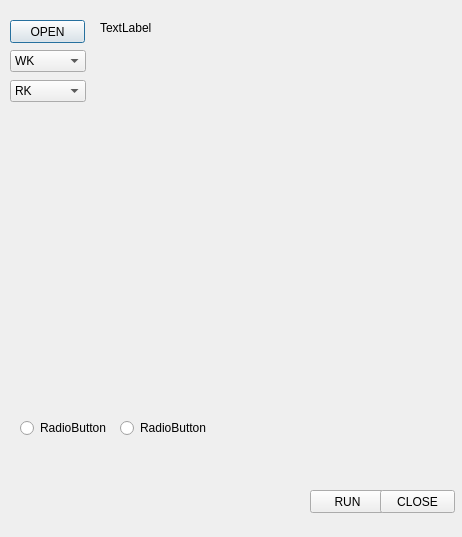
<?xml version="1.0" encoding="UTF-8"?>
<ui version="4.0">
 <class>Dialog</class>
 <widget class="QDialog" name="Dialog">
  <property name="geometry">
   <rect>
    <x>0</x>
    <y>0</y>
    <width>462</width>
    <height>537</height>
   </rect>
  </property>
  <property name="windowTitle">
   <string>Dialog</string>
  </property>
  <widget class="QLabel" name="label_filename">
   <property name="geometry">
    <rect>
     <x>100</x>
     <y>20</y>
     <width>281</width>
     <height>16</height>
    </rect>
   </property>
   <property name="text">
    <string>TextLabel</string>
   </property>
  </widget>
  <widget class="QPushButton" name="pushButton_open">
   <property name="geometry">
    <rect>
     <x>10</x>
     <y>20</y>
     <width>75</width>
     <height>23</height>
    </rect>
   </property>
   <property name="text">
    <string>OPEN</string>
   </property>
  </widget>
  <widget class="QComboBox" name="comboBox_wk">
   <property name="geometry">
    <rect>
     <x>10</x>
     <y>50</y>
     <width>76</width>
     <height>22</height>
    </rect>
   </property>
   <item>
    <property name="text">
     <string>WK</string>
    </property>
   </item>
   <item>
    <property name="text">
     <string>1023, 1023</string>
    </property>
   </item>
   <item>
    <property name="text">
     <string>959,511</string>
    </property>
   </item>
  </widget>
  <widget class="QComboBox" name="comboBox_rk">
   <property name="geometry">
    <rect>
     <x>10</x>
     <y>80</y>
     <width>76</width>
     <height>22</height>
    </rect>
   </property>
   <item>
    <property name="text">
     <string>RK</string>
    </property>
   </item>
   <item>
    <property name="text">
     <string>1023,1023</string>
    </property>
   </item>
   <item>
    <property name="text">
     <string>959,511</string>
    </property>
   </item>
   <item>
    <property name="text">
     <string>새 항목</string>
    </property>
   </item>
  </widget>
  <widget class="QPushButton" name="pushButton_run">
   <property name="geometry">
    <rect>
     <x>310</x>
     <y>490</y>
     <width>75</width>
     <height>23</height>
    </rect>
   </property>
   <property name="text">
    <string>RUN</string>
   </property>
  </widget>
  <widget class="QPushButton" name="pushButton_exit">
   <property name="geometry">
    <rect>
     <x>380</x>
     <y>490</y>
     <width>75</width>
     <height>23</height>
    </rect>
   </property>
   <property name="text">
    <string>CLOSE</string>
   </property>
  </widget>
  <widget class="QWidget" name="graph_viewer" native="true">
   <property name="geometry">
    <rect>
     <x>20</x>
     <y>120</y>
     <width>351</width>
     <height>271</height>
    </rect>
   </property>
  </widget>
  <widget class="QRadioButton" name="radioButton">
   <property name="geometry">
    <rect>
     <x>20</x>
     <y>420</y>
     <width>90</width>
     <height>16</height>
    </rect>
   </property>
   <property name="text">
    <string>RadioButton</string>
   </property>
  </widget>
  <widget class="QRadioButton" name="radioButton_2">
   <property name="geometry">
    <rect>
     <x>120</x>
     <y>420</y>
     <width>90</width>
     <height>16</height>
    </rect>
   </property>
   <property name="text">
    <string>RadioButton</string>
   </property>
  </widget>
 </widget>
 <resources/>
 <connections>
  <connection>
   <sender>pushButton_open</sender>
   <signal>clicked()</signal>
   <receiver>Dialog</receiver>
   <slot>open()</slot>
   <hints>
    <hint type="sourcelabel">
     <x>61</x>
     <y>28</y>
    </hint>
    <hint type="destinationlabel">
     <x>152</x>
     <y>29</y>
    </hint>
   </hints>
  </connection>
  <connection>
   <sender>pushButton_exit</sender>
   <signal>clicked()</signal>
   <receiver>Dialog</receiver>
   <slot>close()</slot>
   <hints>
    <hint type="sourcelabel">
     <x>424</x>
     <y>505</y>
    </hint>
    <hint type="destinationlabel">
     <x>379</x>
     <y>234</y>
    </hint>
   </hints>
  </connection>
  <connection>
   <sender>pushButton_run</sender>
   <signal>clicked()</signal>
   <receiver>Dialog</receiver>
   <slot>graph1()</slot>
   <hints>
    <hint type="sourcelabel">
     <x>349</x>
     <y>504</y>
    </hint>
    <hint type="destinationlabel">
     <x>104</x>
     <y>261</y>
    </hint>
   </hints>
  </connection>
 </connections>
 <slots>
  <slot>graph1()</slot>
 </slots>
</ui>
